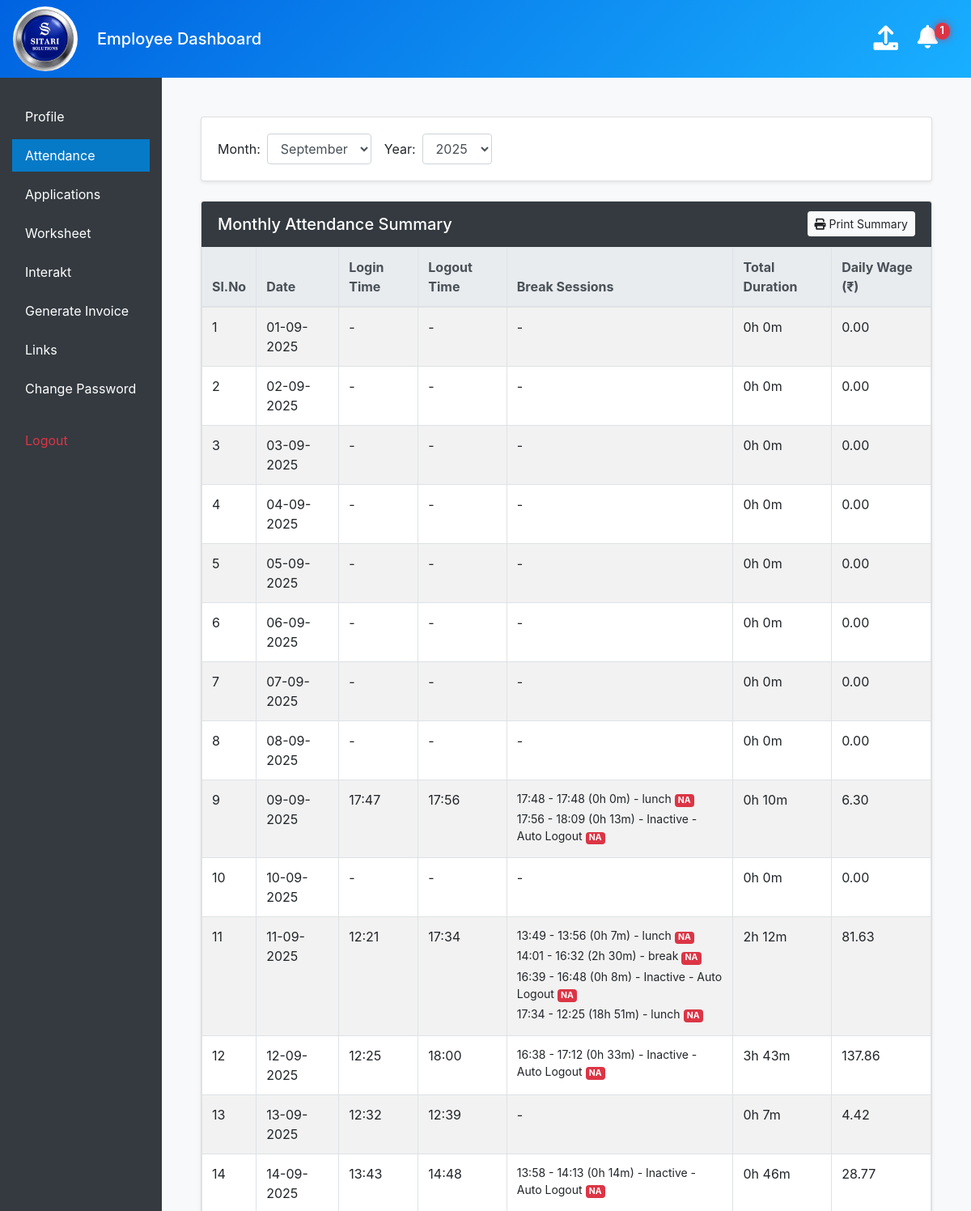
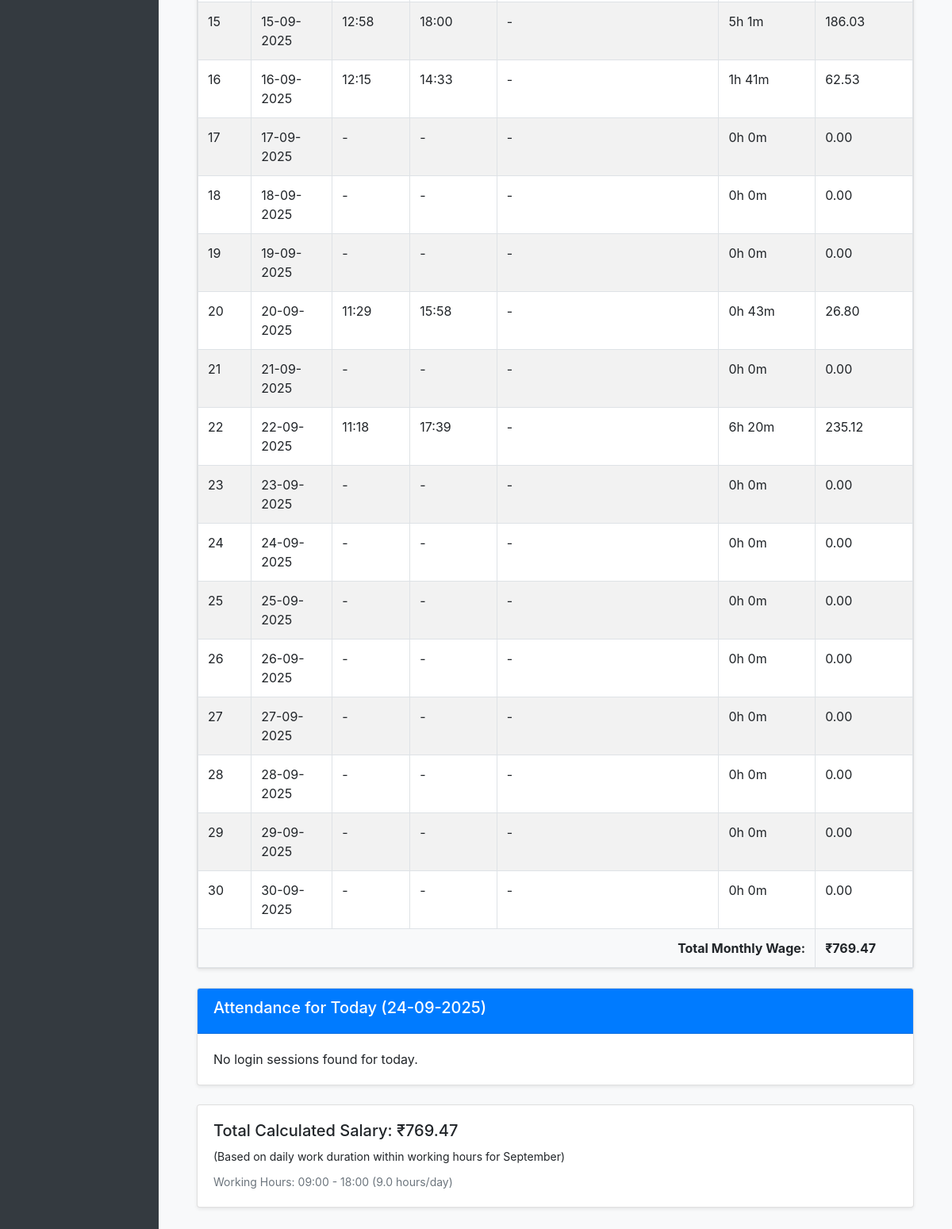
The app's page /employee/attendance/ (signed in), older data (2 pictures, top to bottom).
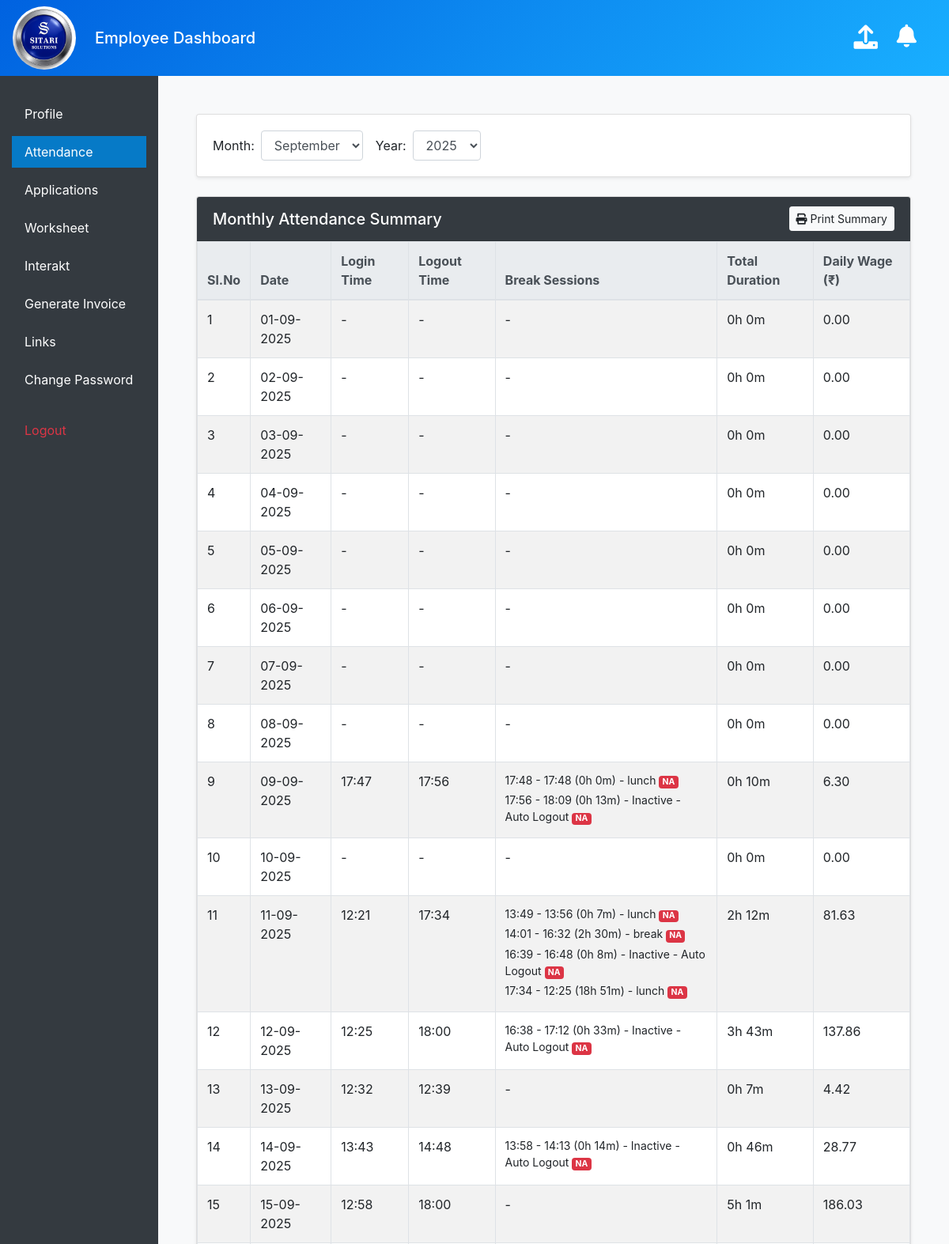
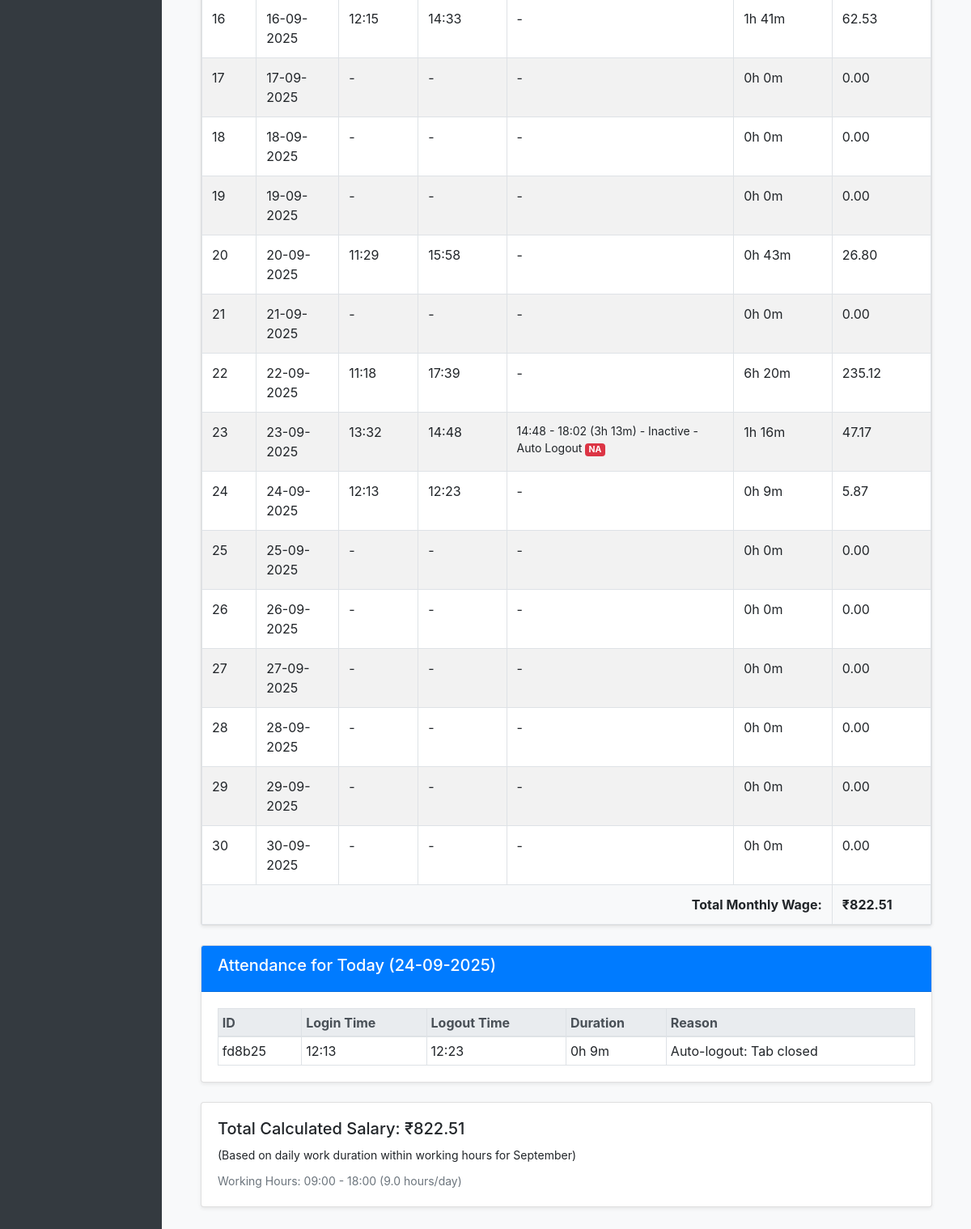
The same page, newer data (2 pictures, top to bottom).
### management/models.py (models this page shows, shortened)
class BreakSession(models.Model):
    uuid = models.UUIDField(default=uuid.uuid4, editable=False, unique=True)
    employee = models.ForeignKey(Employee, on_delete=models.CASCADE, related_name='break_sessions')
    start_time = models.DateTimeField()
    end_time = models.DateTimeField(null=True, blank=True)
    logout_reason = models.CharField(max_length=250)
    approved = models.BooleanField(default=False)
    ended_by_login = models.BooleanField(default=False)

class Employee(models.Model):
    employee_id = models.AutoField(primary_key=True)
    name = models.CharField(max_length=150)
    mobile_number = models.CharField(max_length=15, unique=True)
    salary = models.DecimalField(max_digits=10, decimal_places=2)
    pf = models.DecimalField("Provident Fund (PF)", max_digits=10, decimal_places=2, null=True, blank=True)
    esi = models.DecimalField("Employee State Insurance (ESI)", max_digits=10, decimal_places=2, null=True, blank=True)
    joining_date = models.DateField()
    department = models.ForeignKey('Department', null=True, blank=True, on_delete=models.SET_NULL, related_name='employees')
    working_start_time = models.TimeField(null=True, blank=True)
    working_end_time = models.TimeField(null=True, blank=True)
    password = models.CharField(max_length=128, default="123")
    assigned_links = models.ManyToManyField(
        ManagedLink,
        blank=True,
        related_name="assigned_employees"
    )
    def get_daily_attendance_summary(self, year, month):
        from .models import AttendanceSession, BreakSession
        from django.utils import timezone
        from calendar import monthrange
        from datetime import datetime, time, timedelta
        from decimal import Decimal
        days_in_month = monthrange(year, month)[1]
        daily_records = []
        total_monthly_wage = Decimal('0.00')
        start_work_time = self.working_start_time or time(9, 0)
        end_work_time = self.working_end_time or time(17, 0)
        start_dt_base = datetime.combine(datetime.today(), start_work_time)
        end_dt_base = datetime.combine(datetime.today(), end_work_time)
        if end_dt_base < start_dt_base:
            end_dt_base += timedelta(days=1)
        expected_daily_work_seconds = (end_dt_base - start_dt_base).total_seconds()
        base_daily_wage = self.salary / Decimal(days_in_month) if days_in_month > 0 else Decimal('0.00')
        all_attendance_sessions = list(AttendanceSession.objects.filter(
            employee=self, login_time__year=year, login_time__month=month
        ).order_by('login_time'))
        all_break_sessions = list(BreakSession.objects.filter(
            employee=self, start_time__year=year, start_time__month=month
        ).order_by('start_time'))
        for day in range(1, days_in_month + 1):
            current_date = datetime(year, month, day).date()
            work_start_datetime = timezone.make_aware(datetime.combine(current_date, start_work_time))
            work_end_datetime = timezone.make_aware(datetime.combine(current_date, end_work_time))
            day_attendance = [
                s for s in all_attendance_sessions
                if timezone.localtime(s.login_time).date() == current_date and s.login_time < work_end_datetime
            ]
            day_breaks = []
            for b in all_break_sessions:
                if timezone.localtime(b.start_time).date() == current_date:
                    break_end = b.end_time or work_end_datetime # Assume ongoing breaks end with the day
                    if b.start_time < work_end_datetime and break_end > work_start_datetime:
                        day_breaks.append(b)
            login_time = None
            logout_time = None
            total_active_seconds = 0
            if day_attendance:
                earliest_actual_login = min([s.login_time for s in day_attendance])
                login_time = max(earliest_actual_login, work_start_datetime)
                logouts = [s.logout_time for s in day_attendance if s.logout_time]
                if logouts:
                    latest_actual_logout = max(logouts)
                    logout_time = min(latest_actual_logout, work_end_datetime)
                else:
                    logout_time = work_end_datetime
                if login_time >= logout_time:
                    total_active_seconds = 0
                else:
                    work_seconds = 0
                    for s in day_attendance:
                        if s.logout_time:
                            overlap_start = max(s.login_time, login_time)
                            overlap_end = min(s.logout_time, logout_time)
                            if overlap_end > overlap_start:
                                work_seconds += (overlap_end - overlap_start).total_seconds()
                    approved_break_seconds = 0
                    for b in day_breaks:
                        if b.approved and b.end_time:
                            overlap_start = max(b.start_time, login_time)
                            overlap_end = min(b.end_time, logout_time)
                            if overlap_end > overlap_start:
                                approved_break_seconds += (overlap_end - overlap_start).total_seconds()
                    total_active_seconds = work_seconds + approved_break_seconds
            daily_wage = Decimal('0.00')
            if expected_daily_work_seconds > 0:
                work_ratio = Decimal(total_active_seconds) / Decimal(expected_daily_work_seconds)
                daily_wage = base_daily_wage * work_ratio
                daily_wage = max(Decimal('0.00'), daily_wage)
            total_monthly_wage += daily_wage
            break_details = []
            for b in day_breaks:
                duration_str = "Ongoing"
                if b.end_time:
                    td = b.end_time - b.start_time
                    h, rem = divmod(td.total_seconds(), 3600)
                    m, _ = divmod(rem, 60)
                    duration_str = f"{int(h)}h {int(m)}m"
                break_details.append({
                    'timings': f"{timezone.localtime(b.start_time).strftime('%H:%M')} - {timezone.localtime(b.end_time).strftime('%H:%M') if b.end_time else 'Active'}",
                    'reason': b.logout_reason,
                    'duration': duration_str,
                    'approved': b.approved
                })
            h, rem = divmod(total_active_seconds, 3600)
            m, _ = divmod(rem, 60)
            total_duration_str = f"{int(h)}h {int(m)}m"
            daily_records.append({
                'sl_no': day,
                'date': current_date,
                'login_time': timezone.localtime(login_time) if login_time else None,
                'logout_time': timezone.localtime(logout_time) if logout_time else None,
                'break_sessions': break_details,
                'total_duration': total_duration_str,
                'daily_wage': round(daily_wage, 2),
            })
        return daily_records, round(total_monthly_wage, 2)

class AttendanceSession(models.Model):
    uuid = models.UUIDField(default=uuid.uuid4, editable=False, unique=True)
    employee = models.ForeignKey(Employee, on_delete=models.CASCADE, related_name='attendance_sessions')
    login_time = models.DateTimeField()
    logout_time = models.DateTimeField(null=True, blank=True)
    logout_reason = models.CharField(max_length=250, blank=True)
    session_closed = models.BooleanField(default=False)
    last_ping = models.DateTimeField(null=True, blank=True)
    class Meta:
        verbose_name_plural = 'Attendance Sessions'
        ordering = ['-login_time']
    def duration(self):
        end_time = self.logout_time or timezone.now()
        return end_time - self.login_time

### management/views.py (the view)
# urls.py: path('employee/attendance/', views.attendance_view, name='attendance'),
def attendance_view(request):
    employee_id = request.session.get('employee_id')
    if not employee_id:
        return redirect('login')
    try:
        employee = Employee.objects.get(employee_id=employee_id)
    except Employee.DoesNotExist:
        request.session.flush()
        return redirect('login')
    today = timezone.localtime(timezone.now())
    month = int(request.GET.get('month', today.month))
    year = int(request.GET.get('year', today.year))
    daily_summary, total_wage = employee.get_daily_attendance_summary(year, month)
    if employee.working_start_time and employee.working_end_time:
        start_dt = datetime.combine(datetime.today().date(), employee.working_start_time)
        end_dt = datetime.combine(datetime.today().date(), employee.working_end_time)
        if end_dt < start_dt:
            end_dt += timedelta(days=1)
        daily_working_hours = (end_dt - start_dt).total_seconds() / 3600
    else:
        daily_working_hours = 8.0
    todays_sessions_qs = AttendanceSession.objects.filter(
        employee=employee,
        login_time__date=today.date()
    ).order_by('login_time')
    todays_sessions = []
    for session in todays_sessions_qs:
        duration = session.duration()
        total_seconds = duration.total_seconds() if duration else 0
        hours = int(total_seconds // 3600)
        minutes = int((total_seconds % 3600) // 60)
        todays_sessions.append({
            'id': session.uuid.hex[:6],
            'login_time': timezone.localtime(session.login_time),
            'logout_time': timezone.localtime(session.logout_time) if session.logout_time else None,
            'duration_str': f"{hours}h {minutes}m",
            'logout_reason': session.logout_reason,
        })
    months = [{'value': i, 'display': month_name[i]} for i in range(1, 13)]
    current_year = today.year
    years = [current_year - i for i in range(5)][::-1]
    context = {
        'employee': employee,
        'months': months,
        'years': years,
        'selected_month': month,
        'selected_year': year,
        'selected_month_name': month_name[month],
        'today': today,
        'todays_sessions': todays_sessions,
        'daily_summary_records': daily_summary,
        'total_monthly_wage': total_wage,
        'calculated_salary': total_wage,
        'days_in_month': monthrange(year, month)[1],
        'daily_working_hours': daily_working_hours,
        'expected_hours': monthrange(year, month)[1] * daily_working_hours,
    }
    return render(request, 'attendance.html', context)

### management/templates/attendance.html (shortened to what this page needs)
{% extends "masteremployee.html" %}
{% load static %}
{% block content %}
<main class="container ml-sm-auto col-lg-12 px-4 py-4">
    <div class="card mb-4 shadow-sm">
      <div class="card-body">
        <form method="get" class="form-inline">
          <label class="mr-2" for="month">Month:</label>
          <select class="form-control mr-3" id="month" name="month" onchange="this.form.submit()">
            {% for m in months %}
              <option value="{{ m.value }}" {% if m.value == selected_month %}selected{% endif %}>{{ m.display }}</option>
            {% endfor %}
          </select>
          <label class="mr-2" for="year">Year:</label>
          <select class="form-control" id="year" name="year" onchange="this.form.submit()">
            {% for y in years %}
              <option value="{{ y }}" {% if y == selected_year %}selected{% endif %}>{{ y }}</option>
            {% endfor %}
          </select>
        </form>
      </div>
    </div>
    <div class="card mb-4 shadow-sm" id="monthly-summary-section">
        <div class="card-header d-flex justify-content-between align-items-center bg-dark text-white">
            <h5 class="mb-0">Monthly Attendance Summary</h5>
            <button class="btn btn-light btn-sm" onclick="printSummary()">
                <i class="fas fa-print"></i> Print Summary
            </button>
        </div>
        <div class="card-body p-0">
            <div class="table-responsive">
                <table class="table table-bordered table-striped mb-0">
                    <thead class="thead-light">
                        <tr>
                            <th>Sl.No</th>
                            <th>Date</th>
                            <th>Login Time</th>
                            <th>Logout Time</th>
                            <th>Break Sessions</th>
                            <th>Total Duration</th>
                            <th>Daily Wage (₹)</th>
                        </tr>
                    </thead>
                    <tbody>
                        {% for record in daily_summary_records %}
                        <tr>
                            <td>{{ record.sl_no }}</td>
                            <td>{{ record.date|date:"d-m-Y" }}</td>
                            <td>{{ record.login_time|time:"H:i"|default:"-" }}</td>
                            <td>{{ record.logout_time|time:"H:i"|default:"-" }}</td>
                            <td>
                                {% if record.break_sessions %}
                                <ul class="list-unstyled mb-0 small">
                                    {% for break in record.break_sessions %}
                                    <li class="mb-1">
                                        {{ break.timings }} ({{ break.duration }}) - {{ break.reason }}
                                        {% if break.approved %}
                                            <span class="badge badge-success">A</span>
                                        {% else %}
                                            <span class="badge badge-danger">NA</span>
                                        {% endif %}
                                    </li>
                                    {% endfor %}
                                </ul>
                                {% else %}
                                -
                                {% endif %}
                            </td>
                            <td>{{ record.total_duration }}</td>
                            <td>{{ record.daily_wage|floatformat:2 }}</td>
                        </tr>
                        {% endfor %}
                    </tbody>
                    <tfoot class="bg-light font-weight-bold">
                        <tr>
                            <td colspan="6" class="text-right">Total Monthly Wage:</td>
                            <td>₹{{ total_monthly_wage|floatformat:2 }}</td>
                        </tr>
                    </tfoot>
                </table>
            </div>
        </div>
    </div>
    <div class="card mb-4 shadow-sm" id="attendance-section">
      <div class="card-header bg-primary text-white">
          <h5>Attendance for Today ({{ today|date:"d-m-Y" }})</h5>
      </div>
      <div class="card-body">
          {% if todays_sessions %}
          <table class="table table-sm table-bordered mb-0">
              <thead class="thead-light">
                  <tr>
                      <th>ID</th>
                      <th>Login Time</th>
                      <th>Logout Time</th>
                      <th>Duration</th>
                      <th>Reason</th>
                  </tr>
              </thead>
              <tbody>
                  {% for session in todays_sessions %}
                  <tr>
                      <td>{{ session.id }}</td>
                      <td>{{ session.login_time|time:"H:i" }}</td>
                      <td>
                          {% if session.logout_time %}
                              {{ session.logout_time|time:"H:i" }}
                          {% else %}
                              <span class="text-warning">Active</span>
                          {% endif %}
                      </td>
                      <td>{{ session.duration_str }}</td>
                      <td>{{ session.logout_reason }}</td>
                  </tr>
                  {% endfor %}
              </tbody>
          </table>
          {% else %}
          <p class="mb-0">No login sessions found for today.</p>
          {% endif %}
      </div>
    </div>
    <div class="card shadow-sm mb-4">
        <div class="card-body">
            <h5>Total Calculated Salary: ₹{{ total_monthly_wage|floatformat:2 }}</h5>
            <small>(Based on daily work duration within working hours for {{ selected_month_name }})</small>
            <div class="mt-2">
                <small class="text-muted">
                    Working Hours: {{ employee.working_start_time|time:"H:i" }} - {{ employee.working_end_time|time:"H:i" }}
                    ({{ daily_working_hours|floatformat:1 }} hours/day)
                </small>
            </div>
        </div>
    </div>
</main>
{% endblock %}

Row changes from the older to the newer data that the page shows:
added BreakSession: reason "Inactive - Auto Logout"
added AttendanceSession: logout_reason "Auto-logout: Tab closed"
Text that changed along with them:
{{ total_monthly_wage|floatformat:2 }}: "769.47" → "822.51"
{{ unread_notification_count }}: "1" → (not shown)
new list line: "23 23-09-2025 13:32 14:48 14:48 - 18:02 ( 3h 13m ) - NA 1h 16m 47.17"
new list line: "24 24-09-2025 12:13 12:23 - 0h 9m 5.87"
text no longer shown: "No login sessions found for today."
text now shown: "ID Login Time Logout Time Duration Reason"
new list line: "fd8b25 12:13 12:23 0h 9m"
list line gone: "23 23-09-2025 - - - 0h 0m 0.00"
list line gone: "24 24-09-2025 - - - 0h 0m 0.00"
